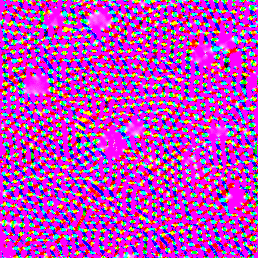
#> input picture AFM_Web-main/colorwheel_output/dots_mask_inverted_colorwheel_input/color_wheel_output.png, 258 x 258 px
$ python 3.colorwheel.py ../AFM_Web-main/colorwheel_output/dots_mask_inverted_colorwheel_input/color_wheel_output.png
#> lines starting #> are read from the running program, lines starting #| are printed output that depends on the picture; after the words box and inside, x2 and y2 are one past the last pixel; in counts of white or black regions, pixels touching at a corner belong together
"""Optimized orientation-based ColorWheel analysis for AFM segmentation masks.

The public ``analyze_image`` interface is backward compatible with the original
module while adding full-resolution output processing, bounded pixel-sampled clustering,
and vectorized connected-component analysis.
"""
from __future__ import annotations

import math
import os
from pathlib import Path
from typing import Any

import cv2
import numpy as np
from PIL import Image, ImageEnhance, ImageFilter
from skimage.morphology import skeletonize


def check_cupy_available() -> bool:
    try:
        import cupy  # noqa: F401
        return True
    except ImportError:
        return False


def _resize_to_max_dimension(image: np.ndarray, max_dimension: int) -> tuple[np.ndarray, float]:
    """Resize only when max_dimension is positive; 0 preserves full resolution."""
    if max_dimension <= 0:
        return image, 1.0
    height, width = image.shape[:2]
    longest = max(height, width)
    if longest <= max_dimension:
        return image, 1.0
    scale = max_dimension / float(longest)
    new_size = (max(1, round(width * scale)), max(1, round(height * scale)))
    return cv2.resize(image, new_size, interpolation=cv2.INTER_NEAREST), scale


def _foreground_from_mask(gray: np.ndarray) -> np.ndarray:
    """Return morphology foreground; project masks use black foreground."""
    return gray < 128


def compute_average_angle(image_path: str | os.PathLike[str], max_dimension: int = 1024) -> float:
    image = cv2.imread(str(image_path), cv2.IMREAD_GRAYSCALE)
    if image is None:
        raise ValueError(f"Could not read image: {image_path}")
    image, _ = _resize_to_max_dimension(image, max_dimension)
    foreground = _foreground_from_mask(image)
    skeleton = skeletonize(foreground, method="lee").astype(np.uint8) * 255
    contours, _ = cv2.findContours(skeleton, cv2.RETR_EXTERNAL, cv2.CHAIN_APPROX_NONE)

    angles: list[float] = []
    for contour in contours:
        for index in range(0, max(0, len(contour) - 10), 10):
            subcontour = contour[index:index + 10]
            if len(subcontour) >= 2:
                dx = float(subcontour[-1, 0, 0] - subcontour[0, 0, 0])
                dy = float(subcontour[-1, 0, 1] - subcontour[0, 0, 1])
                if dx != 0.0 or dy != 0.0:
                    angles.append(math.atan2(dy, dx))

    if not angles:
        return 0.0
    # Axial circular mean: line orientation repeats every 180 degrees.
    doubled = np.asarray(angles, dtype=np.float64) * 2.0
    mean_angle = 0.5 * math.atan2(float(np.sin(doubled).mean()), float(np.cos(doubled).mean()))
    return math.degrees(mean_angle)


class ColorWheelProcessor:
    def __init__(self, binarized_image: np.ndarray, gpu_accelerated: bool, color_wheel_origin: float = 0):
        self.binarized_image = binarized_image
        self.sym = 2
        self.color = 5
        self.brightness = 1
        self.contrast = 5
        self.gpu_accelerated = gpu_accelerated
        self.color_wheel_origin = math.radians(color_wheel_origin)
        self.cp = __import__("cupy") if gpu_accelerated else np

    def process_image(self) -> Image.Image:
        data = np.asarray(self.binarized_image, dtype=np.uint8)
        wheel = self._build_color_wheel(data.shape[0], data.shape[1], self.sym)
        processed = self._apply_fft_color_wheel(wheel, data)
        processed -= np.min(processed)
        max_value = float(np.max(processed)) if processed.size else 0.0
        if max_value > 0:
            processed = processed / max_value * 255.0
        else:
            processed = np.zeros_like(processed)
        image = Image.fromarray(np.uint8(np.clip(processed, 0, 255)))
        image = image.filter(ImageFilter.GaussianBlur(radius=0.5))
        image = ImageEnhance.Color(image).enhance(self.color)
        image = ImageEnhance.Brightness(image).enhance(self.brightness)
        image = ImageEnhance.Contrast(image).enhance(self.contrast)
        return image

    def _build_color_wheel(self, nx: int, ny: int, sym: int):
        cp = self.cp
        cda = cp.ones((nx, ny, 2))
        cx = cp.linspace(-nx, nx, nx)
        cy = cp.linspace(-ny, ny, ny)
        cxx, cyy = cp.meshgrid(cy, cx)
        czz = (((cp.arctan2(cxx, cyy) - self.color_wheel_origin) / math.pi + 1.0) / 2.0) * sym
        carr = cp.dstack((czz, cda))
        chi = cp.floor(carr[..., 0] * 6)
        fraction = carr[..., 0] * 6 - chi
        p = carr[..., 2] * (1 - carr[..., 1])
        q = carr[..., 2] * (1 - fraction * carr[..., 1])
        t = carr[..., 2] * (1 - (1 - fraction) * carr[..., 1])
        v = carr[..., 2]
        chi = cp.stack([chi, chi, chi], axis=-1).astype(cp.uint8) % 6
        out = cp.choose(
            chi,
            cp.stack([
                cp.stack((v, t, p), axis=-1), cp.stack((q, v, p), axis=-1),
                cp.stack((p, v, t), axis=-1), cp.stack((p, q, v), axis=-1),
                cp.stack((t, p, v), axis=-1), cp.stack((v, p, q), axis=-1),
            ]),
        )
        return cp.asnumpy(out) if self.gpu_accelerated else out

    # [17 lines left out: function _apply_fft_color_wheel, not called in this run]


class PhaseSubtraction:
    def __init__(self, input_image: Image.Image, foreground_mask: np.ndarray):
        self.input_image = input_image
        self.foreground_mask = foreground_mask.astype(bool)

    # [5 lines left out: function subtract_black_from_input, not called in this run]


class ColorMaskProcessor:
    # [139 lines left out: functions __init__, create_color_masks, _component_outputs, process_image, not called in this run]


def analyze_image(
    image_path,
    output_dir="colorwheel_output",
    num_clusters=8,
    max_dimension=0,
    orientation_max_dimension=1024,
    random_state=42,
    max_fit_samples=10_000,
    min_component_size=15,
):
    """Run the optimized ColorWheel analysis.

    By default, output maps remain at the original mask resolution. Only the
    global orientation-angle estimation is bounded to 1024 pixels. Existing
    callers that provide only ``image_path``, ``output_dir`` and
    ``num_clusters`` remain compatible.
    """
#> called with output_dir = 'colorwheel_output', num_clusters = 8, max_dimension = 0, orientation_max_dimension = 1024, random_state = 42, max_fit_samples = 10000, min_component_size = 15
    output_path = Path(output_dir)
    output_path.mkdir(parents=True, exist_ok=True)

    gray_original = cv2.imread(str(image_path), cv2.IMREAD_GRAYSCALE)
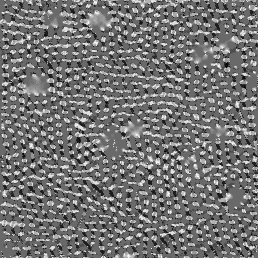
#> gray_original: shape (258, 258); min 0, max 255, mean 116.1
    if gray_original is None:
        raise ValueError(f"Could not read image: {image_path}")
    original_height, original_width = gray_original.shape
#> original_height = 258; original_width = 258
    # max_dimension=0 preserves the full input dimensions. A positive value can
    # be used only as an explicit safety cap, but the default scientific output
    # remains full resolution.
    gray, scale = _resize_to_max_dimension(gray_original.astype(np.uint8), int(max_dimension))
#> scale = 1
    foreground = _foreground_from_mask(gray)
#> in _foreground_from_mask, `return gray < 128`:
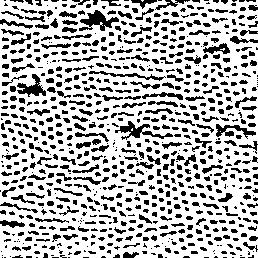
#> returned value: shape (258, 258) bool; 71.2% white; 816 black regions (424 under 20 px), largest, box (x1, y1, x2, y2) and area: (79, 10, 119, 31) 385, (115, 121, 173, 140) 350, (17, 74, 46, 97) 290
    binary = np.where(foreground, 0, 255).astype(np.uint8)

    gpu_accelerated = check_cupy_available()
    # Orientation estimation may use a smaller working copy because it returns
    # a single global angle; all generated maps and components stay full size.
    orientation_angle = compute_average_angle(
        str(image_path), max_dimension=int(orientation_max_dimension)
    )
#> in compute_average_angle, `skeleton = skeletonize(foreground, method="lee").astype(np.uint8) * 255`:
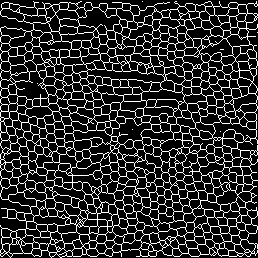
#> skeleton: shape (258, 258); 18.3% white in thin lines or dots
#> in compute_average_angle, `contours, _ = cv2.findContours(skeleton, cv2.RETR_EXTERNAL, cv2.CHAIN_..`: contours = 3 contours, 2 with area under 20; largest, box (x1, y1, x2, y2) and area: (0, 1, 258, 258) 61700
#> the loop in compute_average_angle, `for contour in contours:` made 3 passes
#> contour on passes 1 to 2: [[257, 32]], [[142, 1]]
#> after the loop in compute_average_angle, `for contour in contours:`: angles = 159 values, max 3.14 at index 11, min -3.03 at index 1, mean 0.0148
#> in compute_average_angle, `doubled = np.asarray(angles, dtype=np.float64) * 2.0`: doubled = 159 values, max 6.28 at index 11, min -6.06 at index 1, mean 0.0297
#> in compute_average_angle, `mean_angle = 0.5 * math.atan2(float(np.sin(doubled).mean()), float(np...`: mean_angle = 0.0161
#> orientation_angle = 0.924
    processor = ColorWheelProcessor(binary, gpu_accelerated, color_wheel_origin=orientation_angle)
#> in __init__, `self.color_wheel_origin = math.radians(color_wheel_origin)`: self.color_wheel_origin = 0.0161
    color_wheel_image = processor.process_image()

    color_wheel_path = output_path / "color_wheel_output.png"
    color_wheel_image.save(color_wheel_path)

    one_phase = PhaseSubtraction(color_wheel_image, foreground).subtract_black_from_input()
    one_phase_path = output_path / "one_phase_output.png"
    one_phase.save(one_phase_path)

    mask_processor = ColorMaskProcessor(
        one_phase,
        foreground,
        output_path,
        num_clusters=int(num_clusters),
        random_state=int(random_state),
        max_fit_samples=int(max_fit_samples),
        min_component_size=int(min_component_size),
    )
    mask_results = mask_processor.process_image()

    return {
        "orientation_angle": float(orientation_angle),
        "color_wheel_image": str(color_wheel_path),
        "one_phase_image": str(one_phase_path),
        "grain_masks": mask_results["grain_outputs"],
        "output_directory": str(output_path),
        "gpu_accelerated": bool(gpu_accelerated),
        "num_clusters_requested": int(num_clusters),
        "num_clusters_used": int(mask_results["clusters_used"]),
        "grain_counts": mask_results["grain_counts"],
        "original_width": int(original_width),
        "original_height": int(original_height),
        "processed_width": int(gray.shape[1]),
        "processed_height": int(gray.shape[0]),
        "scale_factor": float(scale),
        "foreground_fraction": float(foreground.mean()),
        "max_dimension": int(max_dimension),
        "orientation_max_dimension": int(orientation_max_dimension),
        "full_resolution_output": bool(int(max_dimension) <= 0),
        "max_fit_samples": int(max_fit_samples),
        "min_component_size": int(min_component_size),
    }


if __name__ == "__main__":
    import argparse
    import json

    parser = argparse.ArgumentParser(description="Run the fixed full-resolution ColorWheel analysis.")
    parser.add_argument("image_path", type=Path)
    parser.add_argument("--output-dir", type=Path, default=Path("colorwheel_output"))
    parser.add_argument("--num-clusters", type=int, default=8)
    parser.add_argument("--max-dimension", type=int, default=0)
    parser.add_argument("--orientation-max-dimension", type=int, default=1024)
    parser.add_argument("--random-state", type=int, default=42)
    parser.add_argument("--max-fit-samples", type=int, default=10000)
    parser.add_argument("--min-component-size", type=int, default=15)
    args = parser.parse_args()

#> (the run stopped early here; a loop or call above may not have finished)
